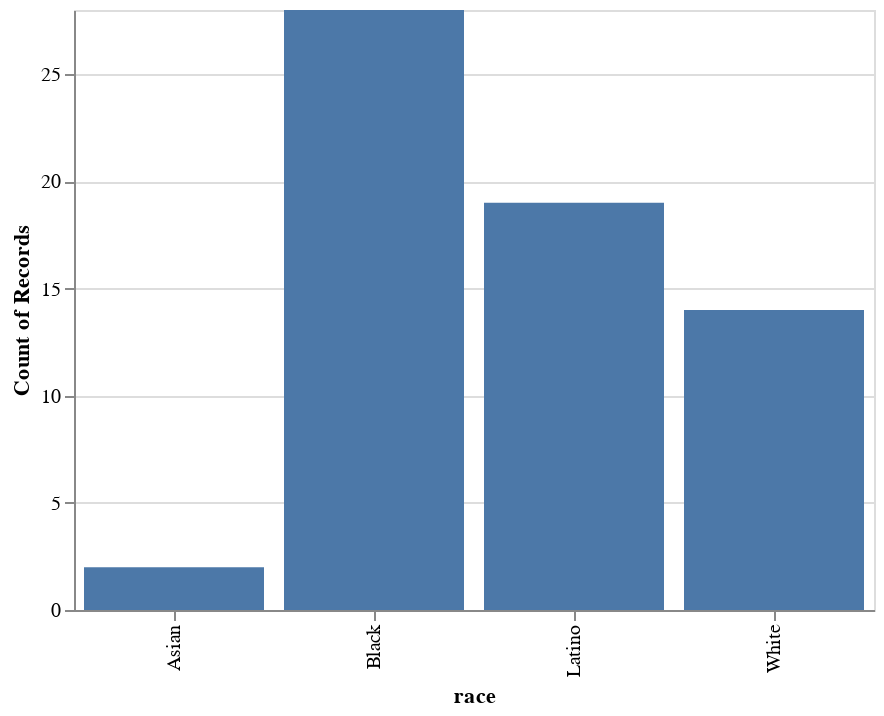

Notebook code cell kept with this figure:
### Markdown cell above
Flipping it around by switching the axes you encode.

### Code cell
alt.Chart(df).mark_bar().encode(
    x="race",
    y="count()"
)

### Figure 1 — Vega-Lite specification as saved in the notebook (floating-point values rounded to 4 significant figures)
{"$schema": "https://vega.github.io/schema/vega-lite/v2.3.0.json", "config": {"view": {"height": 300, "width": 400}}, "data": {"values": [{"address": "2009 W. 6th St.", "age": 18, "death_date": "1992-04-30", "first_name": "Cesar A.", "gender": "Male", "last_name": "Aguilar", "latitude": 34.06, "longitude": -118.3, "neighborhood": "Westlake", "race": "Latino", "type": "Officer-involved shooting"}, {"address": "Main & College streets", "age": 42, "death_date": "1992-05-01", "first_name": "George", "gender": "Male", "last_name": "Alvarez", "latitude": 34.06, "longitude": -118.2, "neighborhood": "Chinatown", "race": "Latino", "type": "Not riot-related"}, {"address": "3100 Rosecrans Ave.", "age": 40, "death_date": "1992-05-23", "first_name": "Wilson", "gender": "Male", "last_name": "Alvarez", "latitude": 33.9, "longitude": -118.3, "neighborhood": "Hawthorne", "race": "Latino", "type": "Homicide"}, {"address": "Rosecrans & Chester avenues", "age": 30, "death_date": "1992-04-30", "first_name": "Brian E.", "gender": "Male", "last_name": "Andrew", "latitude": 33.9, "longitude": -118.2, "neighborhood": "Compton", "race": "Black", "type": "Officer-involved shooting"}, {"address": "1600 W. 60th St.", "age": 87, "death_date": "1992-05-03", "first_name": "Vivian", "gender": "Female", "last_name": "Austin", "latitude": 33.99, "longitude": -118.3, "neighborhood": "Harvard Park", "race": "Black", "type": "Death"}, {"address": "4404 S. Western Ave.", "age": 27, "death_date": "1992-04-30", "first_name": "Franklin", "gender": "Male", "last_name": "Benavidez", "latitude": 34.0, "longitude": -118.3, "neighborhood": "Vermont Square", "race": "Latino", "type": "Officer-involved shooting"}, {"address": "Harbor Freeway near Slauson Avenue", "age": 42, "death_date": "1992-05-02", "first_name": "Carol", "gender": "Female", "last_name": "Benson", "latitude": 33.99, "longitude": -118.3, "neighborhood": "South Park", "race": "Black", "type": "Death"}, {"address": "2740 W. Olympic Blvd.", "age": 30, "death_date": "1992-04-30", "first_name": "Patrick", "gender": "Male", "last_name": "Bettan", "latitude": 34.05, "longitude": -118.3, "neighborhood": "Koreatown", "race": "White", "type": "Homicide"}, {"address": "Vermont & Leeward avenues", "age": 49, "death_date": "1992-04-30", "first_name": "Hector", "gender": "Male", "last_name": "Castro", "latitude": 34.06, "longitude": -118.3, "neighborhood": "Koreatown", "race": "Latino", "type": "Homicide"}, {"address": "Santa Monica Boulevard & Seward Street", "age": 26, "death_date": "1992-04-30", "first_name": "Jerel L.", "gender": "Male", "last_name": "Channell", "latitude": 34.09, "longitude": -118.3, "neighborhood": "Hollywood", "race": "Black", "type": "Death"}, {"address": "Vermont Avenue & 43rd Street", "age": 15, "death_date": "1992-04-30", "first_name": "Gregory", "gender": "Male", "last_name": "Davis Jr.", "latitude": 34.01, "longitude": -118.3, "neighborhood": "Vermont Square", "race": "Black", "type": "Homicide"}, {"address": "5800 block of South Vermont Avenue", "age": null, "death_date": "1992-05-02", "first_name": "John", "gender": "Male", "last_name": "Doe #80", "latitude": 33.99, "longitude": -118.3, "neighborhood": "Vermont-Slauson", "race": "White", "type": "Homicide"}, {"address": "3500 block of Winslow Drive", "age": 56, "death_date": "1992-05-01", "first_name": "Harry", "gender": "Male", "last_name": "Doller", "latitude": 34.09, "longitude": -118.3, "neighborhood": "Silver Lake", "race": "White", "type": "Not riot-related"}, {"address": "614 S. Locust Ave.", "age": 35, "death_date": "1992-04-30", "first_name": "Kevin J.", "gender": "Male", "last_name": "Edwards", "latitude": 33.89, "longitude": -118.2, "neighborhood": "Compton", "race": "Black", "type": "Not riot-related"}, {"address": "Slauson & 7th avenues", "age": 45, "death_date": "1992-04-30", "first_name": "Howard", "gender": "Male", "last_name": "Epstein", "latitude": 33.99, "longitude": -118.3, "neighborhood": "Hyde Park", "race": "White", "type": "Homicide"}, {"address": "7608 S. Compton Ave.", "age": 65, "death_date": "1992-05-02", "first_name": "Juana", "gender": "Female", "last_name": "Espinosa", "latitude": 33.92, "longitude": -118.2, "neighborhood": "Compton", "race": "Latino", "type": "Homicide"}, {"address": "Braddock Drive & Inglewood Boulevard", "age": 24, "death_date": "1992-05-01", "first_name": "Kevin A.", "gender": "Male", "last_name": "Evanahen", "latitude": 33.99, "longitude": -118.4, "neighborhood": "Del Rey", "race": "White", "type": "Homicide"}, {"address": "1005 S. Fresno St.", "age": 15, "death_date": "1992-04-30", "first_name": "Jose L.", "gender": "Male", "last_name": "Garcia", "latitude": 34.03, "longitude": -118.2, "neighborhood": "Boyle Heights", "race": "Latino", "type": "Not riot-related"}, {"address": "10700 block of Burin Avenue", "age": 15, "death_date": "1992-04-30", "first_name": "Mark", "gender": "Male", "last_name": "Garcia", "latitude": 33.94, "longitude": -118.4, "neighborhood": "Lennox", "race": "Latino", "type": "Officer-involved shooting"}, {"address": "12834 Vanowen St.", "age": 32, "death_date": "1992-12-16", "first_name": "Elias", "gender": "Male", "last_name": "Garcia Rivera", "latitude": 34.19, "longitude": -118.4, "neighborhood": "Valley Glen", "race": "Latino", "type": "Homicide"}, {"address": "2034 W. Pico Blvd.", "age": 36, "death_date": "1992-04-30", "first_name": "Andreas", "gender": "Male", "last_name": "Garnica", "latitude": 34.05, "longitude": -118.3, "neighborhood": "Pico-Union", "race": "Latino", "type": "Not riot-related"}, {"address": "Holt & Loranne avenues", "age": 35, "death_date": "1992-05-01", "first_name": "Meeker", "gender": "Male", "last_name": "Gibson", "latitude": 34.06, "longitude": -117.7, "neighborhood": "Pomona", "race": "Black", "type": "Homicide"}, {"address": "Lemon Avenue & Pacific Coast Highway", "age": 32, "death_date": "1992-04-30", "first_name": "Matthew D.", "gender": "Male", "last_name": "Haines", "latitude": 33.79, "longitude": -118.2, "neighborhood": "Long Beach", "race": "White", "type": "Homicide"}, {"address": "Avalon Boulevard & Slauson Avenue", "age": 38, "death_date": "1992-04-29", "first_name": "Jimmie", "gender": "Male", "last_name": "Harris", "latitude": 33.99, "longitude": -118.3, "neighborhood": "South Park", "race": "Black", "type": "Death"}, {"address": "Central Avenue & 112th Street", "age": 17, "death_date": "1992-04-30", "first_name": "DeAndre", "gender": "Male", "last_name": "Harrison", "latitude": 33.93, "longitude": -118.3, "neighborhood": "Green Meadows", "race": "Black", "type": "Officer-involved shooting"}, {"address": "1439 E. Walnut", "age": 38, "death_date": "1992-05-01", "first_name": "Paul D.", "gender": "Male", "last_name": "Horace", "latitude": 34.02, "longitude": -118.2, "neighborhood": "Central-Alameda", "race": "Black", "type": "Homicide"}, {"address": "Main & 51st streets", "age": 56, "death_date": "1992-05-01", "first_name": "Betty", "gender": "Female", "last_name": "Jackson", "latitude": 34.0, "longitude": -118.3, "neighborhood": "South Park", "race": "Black", "type": "Death"}, {"address": "11322 Alvaro St.", "age": 38, "death_date": "1992-04-30", "first_name": "Dennis Ray", "gender": "Male", "last_name": "Jackson", "latitude": 33.93, "longitude": -118.3, "neighborhood": "Watts", "race": "Black", "type": "Officer-involved shooting"}, {"address": "Willowbrook Avenue & Alondra Boulevard", "age": 25, "death_date": "1992-04-30", "first_name": "Tranh", "gender": "Male", "last_name": "Lam", "latitude": 33.89, "longitude": -118.2, "neighborhood": "Compton", "race": "Asian", "type": "Homicide"}, {"address": "Hobart Boulevard & 3rd Street", "age": 18, "death_date": "1992-04-30", "first_name": "Edward Song", "gender": "Male", "last_name": "Lee", "latitude": 34.07, "longitude": -118.3, "neighborhood": "Koreatown", "race": "Asian", "type": "Homicide"}, {"address": "16th Street & Central Avenue", "age": 36, "death_date": "1992-04-30", "first_name": "Frank D.", "gender": "Male", "last_name": "Lopez", "latitude": 34.03, "longitude": -118.2, "neighborhood": "Downtown", "race": "Latino", "type": "Homicide"}, {"address": "Santa Monica Boulevard & Seward Street", "age": 18, "death_date": "1992-04-30", "first_name": "Darnell R.", "gender": "Male", "last_name": "Mallory", "latitude": 34.09, "longitude": -118.3, "neighborhood": "Hollywood", "race": "Black", "type": "Death"}, {"address": "1800 block of East New York Drive", "age": 51, "death_date": "1992-05-01", "first_name": "Lucie R.", "gender": "Female", "last_name": "Maronian", "latitude": 34.18, "longitude": -118.1, "neighborhood": "Altadena", "race": "White", "type": "Homicide"}, {"address": "near North Los Robles Avenue & Claremont Street", "age": 22, "death_date": "1992-05-03", "first_name": "Howard Eugene", "gender": "Male", "last_name": "Martin", "latitude": 34.17, "longitude": -118.1, "neighborhood": "Pasadena", "race": "Black", "type": "Officer-involved shooting"}, {"address": "Avalon Boulevard & 102nd Street", "age": 45, "death_date": "1992-04-30", "first_name": "Ira F.", "gender": "Male", "last_name": "McCurry", "latitude": 33.94, "longitude": -118.3, "neighborhood": "Green Meadows", "race": "White", "type": "Homicide"}, {"address": "Florence Avenue & Cimarron Street", "age": 32, "death_date": "1992-05-01", "first_name": "Alfred V.", "gender": "Male", "last_name": "Miller", "latitude": 33.97, "longitude": -118.3, "neighborhood": "Chesterfield Square", "race": "Black", "type": "Homicide"}, {"address": "120th Street & Central Avenue", "age": 23, "death_date": "1992-04-29", "first_name": "Arturo C.", "gender": "Male", "last_name": "Miranda", "latitude": 33.92, "longitude": -118.3, "neighborhood": "Green Meadows", "race": "Latino", "type": "Homicide"}, {"address": "2137 E. 115th St.", "age": 24, "death_date": "1992-05-01", "first_name": "Suzanne R.", "gender": "Female", "last_name": "Morgan", "latitude": 33.93, "longitude": -118.2, "neighborhood": "Watts", "race": "Black", "type": "Not riot-related"}, {"address": "1601 S. Western Ave.", "age": 20, "death_date": "1992-08-12", "first_name": "Nissar", "gender": "Male", "last_name": "Mustafa", "latitude": 34.04, "longitude": -118.3, "neighborhood": "Harvard Heights", "race": "White", "type": "Homicide"}, {"address": "Western Avenue & 92nd Street", "age": 27, "death_date": "1992-04-30", "first_name": "Ernest", "gender": "Male", "last_name": "Neal Jr.", "latitude": 33.95, "longitude": -118.3, "neighborhood": "Gramercy Park", "race": "Black", "type": "Homicide"}, {"address": "San Pedro & 78th streets", "age": 21, "death_date": "1992-04-30", "first_name": "Anthony", "gender": "Male", "last_name": "Netherly", "latitude": 33.97, "longitude": -118.3, "neighborhood": "Florence", "race": "Black", "type": "Homicide"}, {"address": "Florence Avenue & Flower Street", "age": 21, "death_date": "1992-05-01", "first_name": "Charles W.", "gender": "Male", "last_name": "Orebo", "latitude": 33.97, "longitude": -118.3, "neighborhood": "Florence", "race": "Black", "type": "Officer-involved shooting"}, {"address": "Santa Monica Boulevard & Seward Street", "age": 37, "death_date": "1992-04-30", "first_name": "Juanita", "gender": "Female", "last_name": "Pettaway", "latitude": 34.09, "longitude": -118.3, "neighborhood": "Hollywood", "race": "Black", "type": "Death"}, {"address": "4028 Santa Monica Blvd.", "age": 20, "death_date": "1992-04-30", "first_name": "Juan A.", "gender": "Male", "last_name": "Pineda", "latitude": 34.09, "longitude": -118.3, "neighborhood": "Silver Lake", "race": "Latino", "type": "Homicide"}, {"address": "12732 Bess St.", "age": 23, "death_date": "1992-05-03", "first_name": "Hugo G.", "gender": "Male", "last_name": "Ramirez", "latitude": 34.07, "longitude": -118.0, "neighborhood": "Baldwin Park", "race": "Latino", "type": "Not riot-related"}, {"address": "11690 Gateway Blvd.", "age": 68, "death_date": "1992-05-01", "first_name": "Aaron", "gender": "Male", "last_name": "Ratinoff", "latitude": 34.03, "longitude": -118.4, "neighborhood": "Sawtelle", "race": "White", "type": "Homicide"}, {"address": "Pico Boulevard & Vermont Avenue", "age": 26, "death_date": "1992-05-03", "first_name": "Victor R.", "gender": "Male", "last_name": "Rivas", "latitude": 34.05, "longitude": -118.3, "neighborhood": "Pico-Union", "race": "Latino", "type": "Officer-involved shooting"}, {"address": "2882 W. 9th St.", "age": 33, "death_date": "1992-05-01", "first_name": "William", "gender": "Male", "last_name": "Ross", "latitude": 34.06, "longitude": -118.3, "neighborhood": "Koreatown", "race": "White", "type": "Homicide"}, {"address": "3100 block of South Main Street", "age": 20, "death_date": "1992-05-20", "first_name": "Juan V.", "gender": "Male", "last_name": "Salgado", "latitude": 34.02, "longitude": -118.3, "neighborhood": "Historic South-Central", "race": "Latino", "type": "Homicide"}, {"address": "San Diego Freeway & San Fernando Mission Boulevard", "age": 31, "death_date": "1992-05-03", "first_name": "Imad", "gender": "Male", "last_name": "Sharaf", "latitude": 34.27, "longitude": -118.5, "neighborhood": "Mission Hills", "race": "Black", "type": "Not riot-related"}, {"address": "Vermont Avenue & Santa Monica Boulevard", "age": 25, "death_date": "1992-05-01", "first_name": "Jose", "gender": "Male", "last_name": "Solorzano", "latitude": 34.09, "longitude": -118.3, "neighborhood": "East Hollywood", "race": "Latino", "type": "Homicide"}, {"address": "2600 block of Florence Avenue", "age": 20, "death_date": "1992-04-30", "first_name": "George A.", "gender": "Male", "last_name": "Sosa", "latitude": 33.97, "longitude": -118.2, "neighborhood": "Huntington Park", "race": "Latino", "type": "Homicide"}, {"address": "11322 Alvaro St.", "age": 31, "death_date": "1992-04-30", "first_name": "Anthony J.", "gender": "Male", "last_name": "Taylor", "latitude": 33.93, "longitude": -118.3, "neighborhood": "Watts", "race": "Black", "type": "Officer-involved shooting"}, {"address": "4365 S. Vermont Ave.", "age": 42, "death_date": "1992-04-29", "first_name": "Dwight", "gender": "Male", "last_name": "Taylor", "latitude": 34.0, "longitude": -118.3, "neighborhood": "Vermont Square", "race": "Black", "type": "Homicide"}, {"address": "5213 Sunset Blvd.", "age": 26, "death_date": "1992-04-30", "first_name": "James L.", "gender": "Male", "last_name": "Taylor", "latitude": 34.1, "longitude": -118.3, "neighborhood": "East Hollywood", "race": "Black", "type": "Homicide"}, {"address": "5510 W. Sunset Blvd.", "age": 54, "death_date": "1993-11-24", "first_name": "Wallace", "gender": "Male", "last_name": "Tope", "latitude": 34.1, "longitude": -118.3, "neighborhood": "Hollywood", "race": "White", "type": "Homicide"}, {"address": "San Fernando Road & San Fernando Mission Boulevard", "age": 15, "death_date": "1992-04-29", "first_name": "Edward Anthony", "gender": "Male", "last_name": "Travens", "latitude": 34.28, "longitude": -118.4, "neighborhood": "San Fernando", "race": "White", "type": "Not riot-related"}, {"address": "5100 block of West Slauson Avenue", "age": 33, "death_date": "1992-04-29", "first_name": "Eduardo C.", "gender": "Male", "last_name": "Vela", "latitude": 33.99, "longitude": -118.4, "neighborhood": "Ladera Heights", "race": "Latino", "type": "Homicide"}, {"address": "11932 Cometa Ave.", "age": 20, "death_date": "1992-05-02", "first_name": "Fredrick", "gender": "Male", "last_name": "Ward", "latitude": 34.29, "longitude": -118.4, "neighborhood": "Pacoima", "race": "Black", "type": "Homicide"}, {"address": "4365 S. Vermont Ave.", "age": 18, "death_date": "1992-04-29", "first_name": "Louis A.", "gender": "Male", "last_name": "Watson", "latitude": 34.01, "longitude": -118.3, "neighborhood": "Vermont Square", "race": "Black", "type": "Homicide"}, {"address": "Western Avenue & 92nd Street", "age": 33, "death_date": "1992-04-30", "first_name": "Elbert O.", "gender": "Male", "last_name": "Wilkins", "latitude": 33.95, "longitude": -118.3, "neighborhood": "Gramercy Park", "race": "Black", "type": "Homicide"}, {"address": "10621 Sepulveda Blvd.", "age": 37, "death_date": "1992-04-29", "first_name": "John H.", "gender": "Male", "last_name": "Willers", "latitude": 34.26, "longitude": -118.5, "neighborhood": "Mission Hills", "race": "White", "type": "Homicide"}, {"address": "Gage & Western avenues", "age": 29, "death_date": "1992-04-29", "first_name": "Willie Bernard", "gender": "Male", "last_name": "Williams", "latitude": 33.98, "longitude": -118.3, "neighborhood": "Chesterfield Square", "race": "Black", "type": "Death"}]}, "encoding": {"x": {"field": "race", "type": "nominal"}, "y": {"aggregate": "count", "type": "quantitative"}}, "mark": "bar"}
